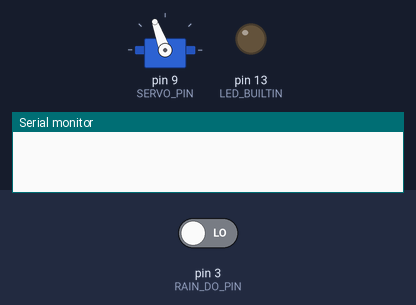
Bench run of a sketch on a simulated Arduino Uno, built with avr-gcc and run on an emulated ATmega328P. On the bench: servo, output pins drawn as LEDs (lit = HIGH), the last lines printed to the serial monitor. Inputs (shaded band) come from the test bench; at power-on: pin 3 (RAIN_DO_PIN) LOW.

Above: at 0.1 s.
At 0.6 s:
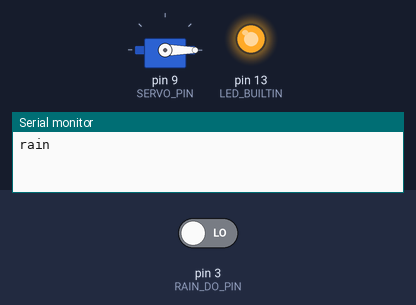
Timing chart, 0 to 2.1 s (numbered marks = the images above):
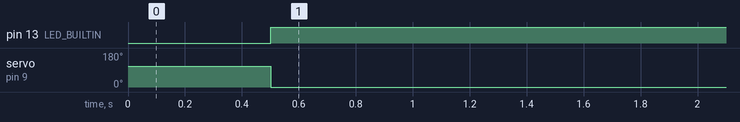

Measured:
- by itself, pin 13 (LED_BUILTIN): LOW → HIGH at 0.50 s
- by itself, servo on pin 9 (SERVO_PIN): 110° → 0° at 0.50 s

The sketch:

rain_clothesline.ino
```cpp
#include <Servo.h>

Servo clothesServo;

const int SERVO_PIN = 9;
const int RAIN_DO_PIN = 3;
const int DRY_ANGLE = 110;
const int RAIN_ANGLE = 0;

const unsigned long RAIN_CONFIRM_MS = 500;
const unsigned long DRY_CONFIRM_MS = 5000;


bool isRaining = false;
bool lastWet = false;
unsigned long conditionSince = 0;

void applyState() {
  if (isRaining) {
    clothesServo.write(RAIN_ANGLE);
    digitalWrite(LED_BUILTIN, HIGH);
    Serial.println("rain");
  } else {
    clothesServo.write(DRY_ANGLE);
    digitalWrite(LED_BUILTIN, LOW);
    Serial.println("dry");
  }
}

void setup() {
  Serial.begin(9600);
  pinMode(RAIN_DO_PIN, INPUT);
  pinMode(LED_BUILTIN, OUTPUT);
  clothesServo.attach(SERVO_PIN);
  clothesServo.write(DRY_ANGLE);
}

void loop() {
  bool wet = (digitalRead(RAIN_DO_PIN) == LOW);

  if (wet != lastWet) {
    lastWet = wet;
    conditionSince = millis();
  }

  unsigned long elapsed = millis() - conditionSince;

  if (wet && !isRaining && elapsed >= RAIN_CONFIRM_MS) {
    isRaining = true;
    applyState();
  } else if (!wet && isRaining && elapsed >= DRY_CONFIRM_MS) {
    isRaining = false;
    applyState();
  }
}
```
